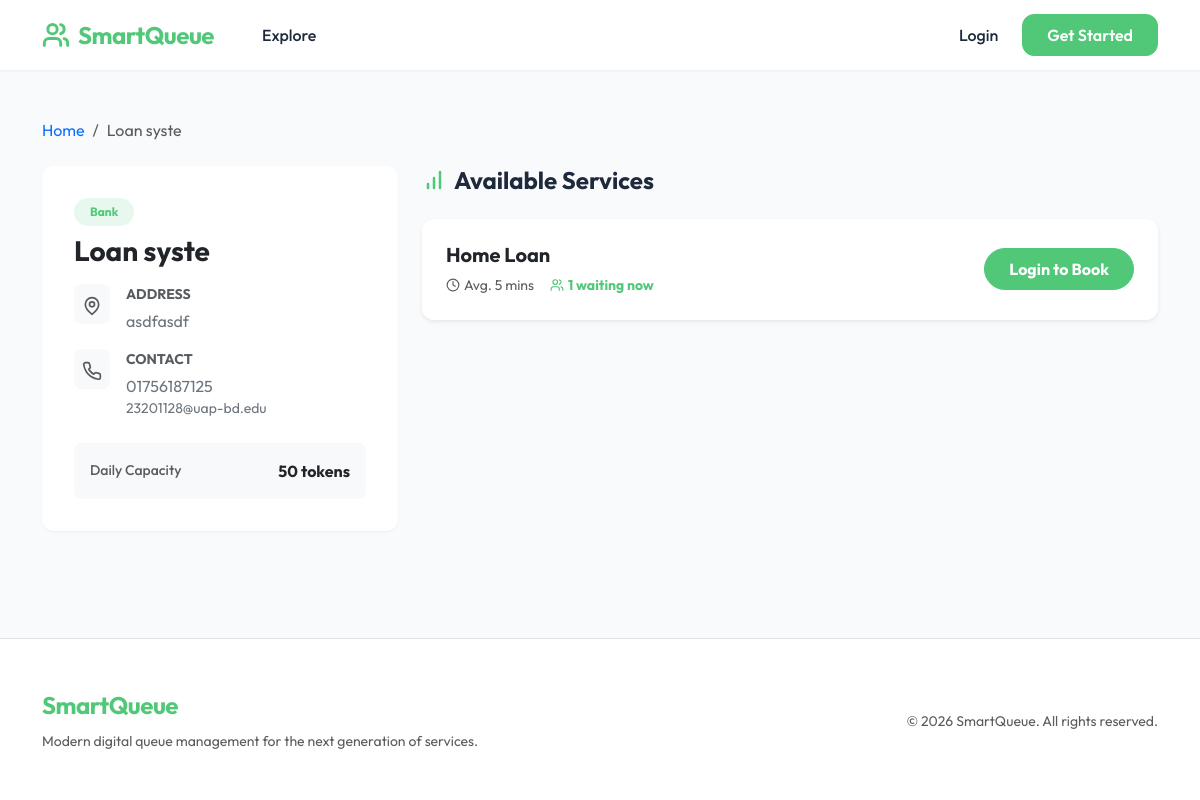
The app's page /loan-syste/ with its own data.
### apps/organizations/models.py (models this page shows, shortened)
class Organization(models.Model):
    TYPE_HOSPITAL = 'hospital'
    TYPE_BANK = 'bank'
    TYPE_GOVT = 'govt'
    TYPE_CHOICES = [
        (TYPE_HOSPITAL, 'Hospital'),
        (TYPE_BANK, 'Bank'),
        (TYPE_GOVT, 'Government'),
    ]
    name = models.CharField(max_length=200)
    slug = models.SlugField(max_length=220, unique=True)
    type = models.CharField(max_length=20, choices=TYPE_CHOICES)
    address = models.TextField()
    phone = models.CharField(max_length=15)
    email = models.EmailField()
    max_daily_tokens = models.IntegerField(default=100)
    is_active = models.BooleanField(default=True)
    organizers = models.ManyToManyField(
        settings.AUTH_USER_MODEL,
        related_name='managed_organizations',
        blank=True
    )
    created_at = models.DateTimeField(auto_now_add=True)
    class Meta:
        ordering = ['name']

class Service(models.Model):
    organization = models.ForeignKey(Organization, on_delete=models.CASCADE, related_name='services')
    name = models.CharField(max_length=200)
    avg_service_time = models.IntegerField(default=10, help_text='Minutes per person')
    token_prefix = models.CharField(max_length=5, default='A')
    is_active = models.BooleanField(default=True)
    created_at = models.DateTimeField(auto_now_add=True)
    class Meta:
        ordering = ['name']

### apps/organizations/views.py (the view)
# urls.py: path('<slug:slug>/', views.OrganizationDetailView.as_view(), name='organization_detail'),
class OrganizationDetailView(DetailView):
    model = Organization
    template_name = 'organizations/organization_detail.html'
    context_object_name = 'organization'
    slug_field = 'slug'
    slug_url_kwarg = 'slug'
    def get_queryset(self):
        return super().get_queryset().filter(is_active=True)
    def get_context_data(self, **kwargs):
        context = super().get_context_data(**kwargs)
        organization = self.get_object()
        services = organization.services.filter(is_active=True)
        today = timezone.localdate()
        service_cards = []
        for service in services:
            waiting_today = Token.objects.filter(
                service=service,
                booking_date=today,
                status=Token.STATUS_WAITING,
            ).count()
            service_cards.append({'service': service, 'waiting_today': waiting_today})
        is_organizer = False
        if self.request.user.is_authenticated:
            is_organizer = self.request.user.is_staff or self.request.user.profile.role == 'organizer'
        context['service_cards'] = service_cards
        context['is_organizer'] = is_organizer
        return context

### apps/templates/organizations/organization_detail.html (shortened to what this page needs)
{% extends "base.html" %}
{% block content %}
    <nav aria-label="breadcrumb" class="mb-4">
        <ol class="breadcrumb">
            <li class="breadcrumb-item"><a href="{% url 'organizations:organization_list' %}" class="text-decoration-none">Home</a></li>
            <li class="breadcrumb-item active" aria-current="page">{{ organization.name }}</li>
        </ol>
    </nav>
    <div class="row g-4">
        <div class="col-lg-4">
            <div class="card border-0 shadow-md p-2" style="border-radius: 20px;">
                <div class="card-body p-4">
                    <div class="mb-3">
                        <span class="badge bg-primary-light text-primary text-capitalize fw-bold mb-2 px-3 py-2 rounded-pill">{{ organization.get_type_display }}</span>
                        <h1 class="h3 fw-bold mb-3">{{ organization.name }}</h1>
                    </div>
                    <div class="d-flex align-items-start gap-3 mb-3">
                        <div class="bg-light p-2 rounded-3">
                            <svg xmlns="http://www.w3.org/2000/svg" width="20" height="20" viewBox="0 0 24 24" fill="none" stroke="currentColor" stroke-width="2" stroke-linecap="round" stroke-linejoin="round" class="text-muted"><path d="M20 10c0 6-8 12-8 12s-8-6-8-12a8 8 0 0 1 16 0Z"/><circle cx="12" cy="10" r="3"/></svg>
                        </div>
                        <div>
                            <div class="small fw-bold text-muted text-uppercase mb-1">Address</div>
                            <p class="mb-0 text-secondary">{{ organization.address }}</p>
                        </div>
                    </div>
                    <div class="d-flex align-items-start gap-3 mb-3">
                        <div class="bg-light p-2 rounded-3">
                        </div>
                        <div>
                            <div class="small fw-bold text-muted text-uppercase mb-1">Contact</div>
                            <p class="mb-0 text-secondary">{{ organization.phone }}</p>
                            <p class="mb-0 text-secondary small">{{ organization.email }}</p>
                        </div>
                    </div>
                    <div class="mt-4 p-3 bg-light rounded-3">
                        <div class="d-flex justify-content-between align-items-center">
                            <span class="small text-muted fw-medium">Daily Capacity</span>
                            <span class="fw-bold text-main">{{ organization.max_daily_tokens }} tokens</span>
                        </div>
                    </div>
                </div>
            </div>
        </div>
        <div class="col-lg-8">
            <h2 class="h4 fw-bold mb-4 d-flex align-items-center gap-2">
                <svg xmlns="http://www.w3.org/2000/svg" width="24" height="24" viewBox="0 0 24 24" fill="none" stroke="var(--primary-color)" stroke-width="2.5" stroke-linecap="round" stroke-linejoin="round"><path d="M12 20V10"/><path d="M18 20V4"/><path d="M6 20v-4"/></svg>
                Available Services
            </h2>
            <div class="row row-cols-1 g-3">
                {% for row in service_cards %}
                    <div class="col">
                        <div class="card h-100 border-0 shadow-sm hover-translate">
                            <div class="card-body p-4">
                                <div class="row align-items-center">
                                    <div class="col-md-8">
                                        <h3 class="h5 fw-bold mb-2">{{ row.service.name }}</h3>
                                        <div class="d-flex flex-wrap gap-3">
                                            <div class="d-flex align-items-center gap-1 text-muted small">
                                                <svg xmlns="http://www.w3.org/2000/svg" width="14" height="14" viewBox="0 0 24 24" fill="none" stroke="currentColor" stroke-width="2" stroke-linecap="round" stroke-linejoin="round"><circle cx="12" cy="12" r="10"/><polyline points="12 6 12 12 16 14"/></svg>
                                                Avg. {{ row.service.avg_service_time }} mins
                                            </div>
                                            <div class="d-flex align-items-center gap-1 text-primary small fw-bold">
                                                {{ row.waiting_today }} waiting now
                                            </div>
                                        </div>
                                    </div>
                                    <div class="col-md-4 text-md-end mt-3 mt-md-0">
                                        {% if user.is_authenticated %}
                                            {% if user.profile.role == 'user' or user.is_staff %}
                                                <a class="btn btn-primary px-4 py-2 rounded-pill fw-bold"
                                                   href="{% url 'queue:book_token' organization.slug row.service.id %}">
                                                    Book Now
                                                </a>
                                            {% else %}
                                                <span class="badge bg-light text-muted p-2 rounded-3">Staff/Organizer Mode</span>
                                            {% endif %}
                                        {% else %}
                                            {% url 'queue:book_token' organization.slug row.service.id as book_url %}
                                            <a class="btn btn-primary px-4 py-2 rounded-pill fw-bold"
                                               href="{% url 'accounts:login' %}?next={{ book_url|urlencode }}">
                                                Login to Book
                                            </a>
                                        {% endif %}
                                    </div>
                                </div>
                            </div>
                        </div>
                    </div>
                {% endfor %}
            </div>
        </div>
    </div>
{% endblock %}

### static/css/style.css (style rules this page uses)
:root { --primary-color: #50c878; --primary-hover: #45b068; --primary-light: #e8f8ee; --secondary-color: #64748b; --bg-color: #f8fafc; --card-bg: #ffffff; --text-main: #1e293b; --text-muted: #64748b; --border-radius: 12px; --shadow-sm: 0 1px 2px 0 rgb(0 0 0 / 0.05); --shadow-md: 0 4px 6px -1px rgb(0 0 0 / 0.1), 0 2px 4px -2px rgb(0 0 0 / 0.1); --shadow-lg: 0 10px 15px -3px rgb(0 0 0 / 0.1), 0 4px 6px -4px rgb(0 0 0 / 0.1); }
body { background-color: var(--bg-color); color: var(--text-main); font-family: 'Outfit', sans-serif; -webkit-font-smoothing: antialiased; }
.btn-primary { background-color: var(--primary-color) !important; border-color: var(--primary-color) !important; border-radius: var(--border-radius); font-weight: 600; padding: 0.5rem 1.25rem; transition: all 0.2s ease; }
.card { border: none !important; border-radius: var(--border-radius) !important; box-shadow: var(--shadow-sm); transition: transform 0.2s ease, box-shadow 0.2s ease; }
.text-primary { color: var(--primary-color) !important; }
.bg-primary-light { background-color: var(--primary-light) !important; }

### apps/templates/organizations/organization_detail.html (style rules this page uses)
.hover-translate { transition: transform 0.3s ease, box-shadow 0.3s ease; }

### records on screen
Organization: name "Loan syste", type "Bank", address "asdfasdf", phone "01756187125", email "23201128@uap-bd.edu", max_daily_tokens "50"
Service: service.name "Home Loan", service.avg_service_time "5", waiting_today "1"
